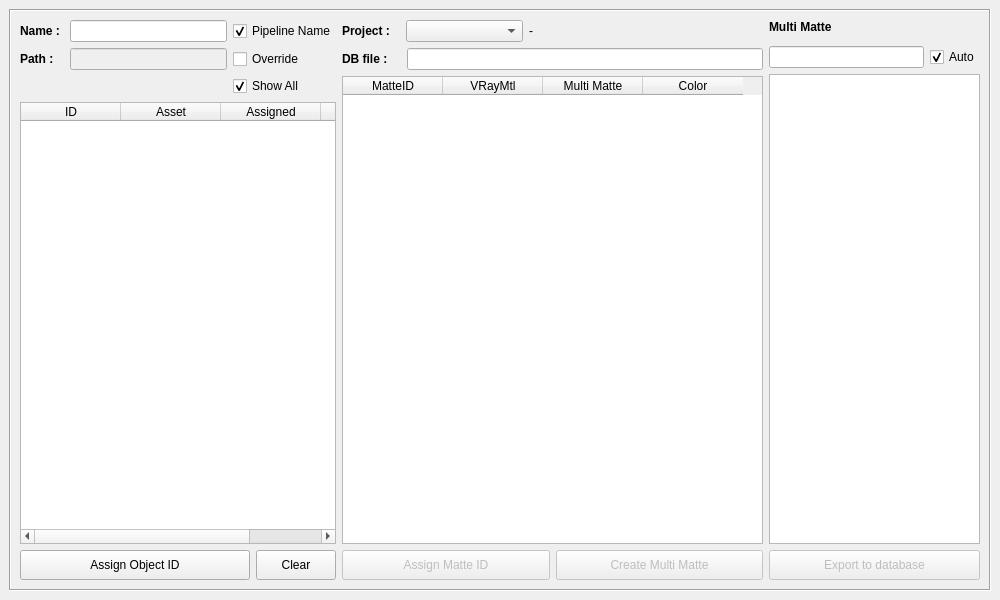
<?xml version="1.0" encoding="UTF-8"?>
<ui version="4.0">
 <class>matteTools</class>
 <widget class="QMainWindow" name="matteTools">
  <property name="geometry">
   <rect>
    <x>0</x>
    <y>0</y>
    <width>1000</width>
    <height>600</height>
   </rect>
  </property>
  <property name="minimumSize">
   <size>
    <width>1000</width>
    <height>600</height>
   </size>
  </property>
  <property name="windowTitle">
   <string>MatteID Manager</string>
  </property>
  <widget class="QWidget" name="centralwidget">
   <layout class="QVBoxLayout" name="verticalLayout">
    <item>
     <widget class="QFrame" name="frame">
      <property name="frameShape">
       <enum>QFrame::Box</enum>
      </property>
      <property name="frameShadow">
       <enum>QFrame::Sunken</enum>
      </property>
      <layout class="QHBoxLayout" name="horizontalLayout_4" stretch="3,4,2">
       <item>
        <layout class="QVBoxLayout" name="verticalLayout_4">
         <item>
          <layout class="QGridLayout" name="gridLayout_4">
           <item row="0" column="0">
            <widget class="QLabel" name="label_2">
             <property name="font">
              <font>
               <weight>75</weight>
               <bold>true</bold>
              </font>
             </property>
             <property name="text">
              <string>Name : </string>
             </property>
            </widget>
           </item>
           <item row="0" column="2">
            <widget class="QCheckBox" name="autoName_checkBox">
             <property name="text">
              <string>Pipeline Name</string>
             </property>
             <property name="checked">
              <bool>true</bool>
             </property>
            </widget>
           </item>
           <item row="0" column="1">
            <widget class="QLineEdit" name="name_lineEdit">
             <property name="text">
              <string/>
             </property>
            </widget>
           </item>
           <item row="1" column="1">
            <widget class="QLineEdit" name="path_lineEdit">
             <property name="enabled">
              <bool>false</bool>
             </property>
            </widget>
           </item>
           <item row="1" column="0">
            <widget class="QLabel" name="label">
             <property name="font">
              <font>
               <weight>75</weight>
               <bold>true</bold>
              </font>
             </property>
             <property name="text">
              <string>Path : </string>
             </property>
            </widget>
           </item>
           <item row="2" column="2">
            <widget class="QCheckBox" name="showAll_checkBox">
             <property name="text">
              <string>Show All</string>
             </property>
             <property name="checked">
              <bool>true</bool>
             </property>
            </widget>
           </item>
           <item row="1" column="2">
            <widget class="QCheckBox" name="override_checkBox">
             <property name="text">
              <string>Override</string>
             </property>
             <property name="checked">
              <bool>false</bool>
             </property>
            </widget>
           </item>
          </layout>
         </item>
         <item>
          <widget class="QTableWidget" name="id_tableWidget">
           <property name="minimumSize">
            <size>
             <width>220</width>
             <height>0</height>
            </size>
           </property>
           <column>
            <property name="text">
             <string>ID</string>
            </property>
           </column>
           <column>
            <property name="text">
             <string>Asset</string>
            </property>
           </column>
           <column>
            <property name="text">
             <string>Assigned</string>
            </property>
           </column>
           <column>
            <property name="text">
             <string>Path</string>
            </property>
           </column>
          </widget>
         </item>
         <item>
          <layout class="QHBoxLayout" name="horizontalLayout_3" stretch="3,1">
           <item>
            <widget class="QPushButton" name="assignObjectID_pushButton">
             <property name="minimumSize">
              <size>
               <width>0</width>
               <height>30</height>
              </size>
             </property>
             <property name="text">
              <string>Assign Object ID</string>
             </property>
            </widget>
           </item>
           <item>
            <widget class="QPushButton" name="clearObjectID_pushButton">
             <property name="minimumSize">
              <size>
               <width>0</width>
               <height>30</height>
              </size>
             </property>
             <property name="text">
              <string>Clear</string>
             </property>
            </widget>
           </item>
          </layout>
         </item>
        </layout>
       </item>
       <item>
        <layout class="QVBoxLayout" name="verticalLayout_5">
         <property name="spacing">
          <number>6</number>
         </property>
         <item>
          <layout class="QHBoxLayout" name="horizontalLayout_7" stretch="1,2,4">
           <item>
            <widget class="QLabel" name="label_3">
             <property name="font">
              <font>
               <weight>75</weight>
               <bold>true</bold>
              </font>
             </property>
             <property name="text">
              <string>Project : </string>
             </property>
            </widget>
           </item>
           <item>
            <widget class="QComboBox" name="project_comboBox"/>
           </item>
           <item>
            <widget class="QLabel" name="label_7">
             <property name="text">
              <string>-</string>
             </property>
            </widget>
           </item>
          </layout>
         </item>
         <item>
          <layout class="QHBoxLayout" name="horizontalLayout_8" stretch="1,6">
           <item>
            <widget class="QLabel" name="label_6">
             <property name="font">
              <font>
               <weight>75</weight>
               <bold>true</bold>
              </font>
             </property>
             <property name="text">
              <string>DB file : </string>
             </property>
            </widget>
           </item>
           <item>
            <widget class="QLineEdit" name="dbFile_lineEdit"/>
           </item>
          </layout>
         </item>
         <item>
          <widget class="QTableWidget" name="matteID_tableWidget">
           <column>
            <property name="text">
             <string>MatteID</string>
            </property>
           </column>
           <column>
            <property name="text">
             <string>VRayMtl</string>
            </property>
           </column>
           <column>
            <property name="text">
             <string>Multi Matte</string>
            </property>
           </column>
           <column>
            <property name="text">
             <string>  Color  </string>
            </property>
           </column>
          </widget>
         </item>
         <item>
          <layout class="QHBoxLayout" name="horizontalLayout_2">
           <item>
            <widget class="QPushButton" name="assignMatteID_pushButton">
             <property name="enabled">
              <bool>false</bool>
             </property>
             <property name="minimumSize">
              <size>
               <width>0</width>
               <height>30</height>
              </size>
             </property>
             <property name="text">
              <string>Assign Matte ID</string>
             </property>
            </widget>
           </item>
           <item>
            <widget class="QPushButton" name="createMultiMatte_pushButton">
             <property name="enabled">
              <bool>false</bool>
             </property>
             <property name="minimumSize">
              <size>
               <width>0</width>
               <height>30</height>
              </size>
             </property>
             <property name="text">
              <string>Create Multi Matte</string>
             </property>
            </widget>
           </item>
          </layout>
         </item>
        </layout>
       </item>
       <item>
        <layout class="QVBoxLayout" name="verticalLayout_6">
         <item>
          <layout class="QGridLayout" name="gridLayout_3">
           <property name="verticalSpacing">
            <number>12</number>
           </property>
           <item row="0" column="0">
            <widget class="QLabel" name="label_4">
             <property name="font">
              <font>
               <weight>75</weight>
               <bold>true</bold>
              </font>
             </property>
             <property name="text">
              <string>Multi Matte</string>
             </property>
            </widget>
           </item>
           <item row="1" column="0">
            <widget class="QLineEdit" name="multiMatteName_lineEdit">
             <property name="text">
              <string/>
             </property>
            </widget>
           </item>
           <item row="1" column="1">
            <widget class="QCheckBox" name="auto_checkBox">
             <property name="text">
              <string>Auto</string>
             </property>
             <property name="checked">
              <bool>true</bool>
             </property>
            </widget>
           </item>
          </layout>
         </item>
         <item>
          <widget class="QListWidget" name="multiMatte_listWidget"/>
         </item>
         <item>
          <widget class="QPushButton" name="export_pushButton">
           <property name="enabled">
            <bool>false</bool>
           </property>
           <property name="minimumSize">
            <size>
             <width>0</width>
             <height>30</height>
            </size>
           </property>
           <property name="text">
            <string>Export to database</string>
           </property>
          </widget>
         </item>
        </layout>
       </item>
      </layout>
     </widget>
    </item>
   </layout>
  </widget>
  <widget class="QMenuBar" name="menubar">
   <property name="geometry">
    <rect>
     <x>0</x>
     <y>0</y>
     <width>1000</width>
     <height>21</height>
    </rect>
   </property>
  </widget>
 </widget>
 <resources/>
 <connections>
  <connection>
   <sender>override_checkBox</sender>
   <signal>toggled(bool)</signal>
   <receiver>path_lineEdit</receiver>
   <slot>setEnabled(bool)</slot>
   <hints>
    <hint type="sourcelabel">
     <x>251</x>
     <y>78</y>
    </hint>
    <hint type="destinationlabel">
     <x>190</x>
     <y>79</y>
    </hint>
   </hints>
  </connection>
 </connections>
</ui>
